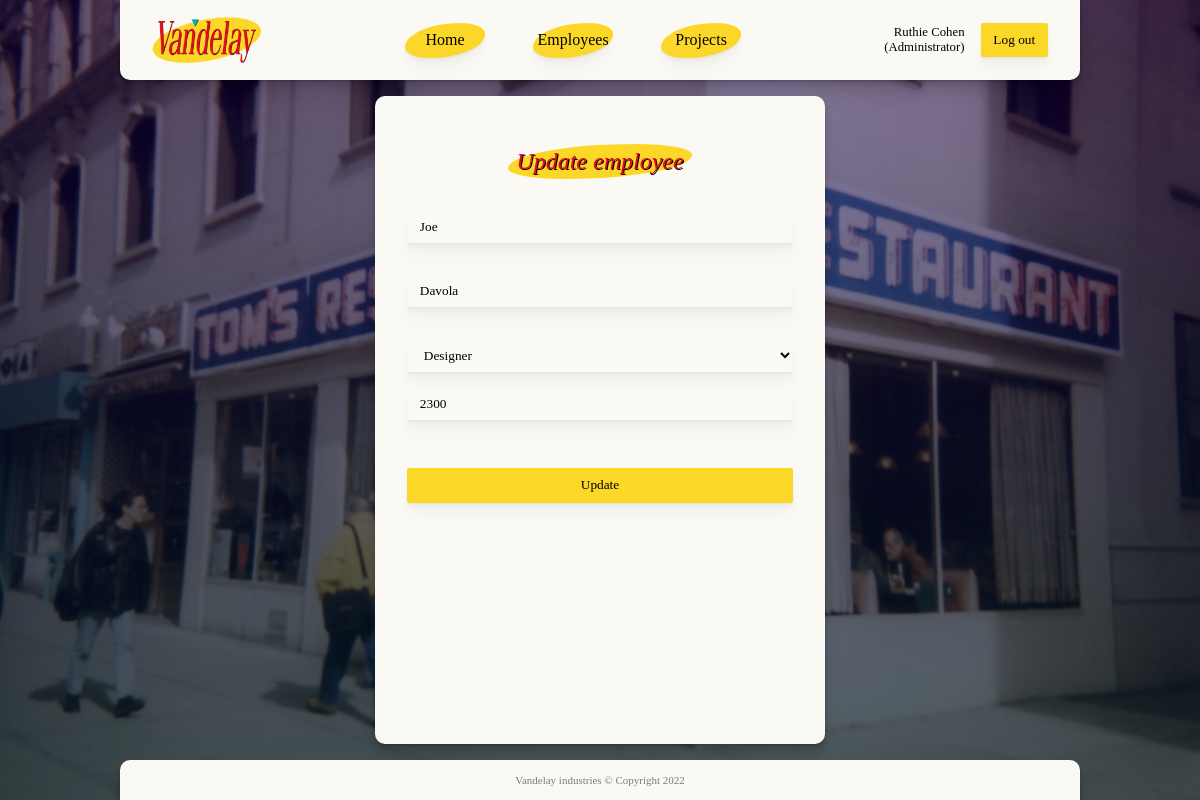
/update.php?9 (signed in), run on an earlier commit of the app's database.
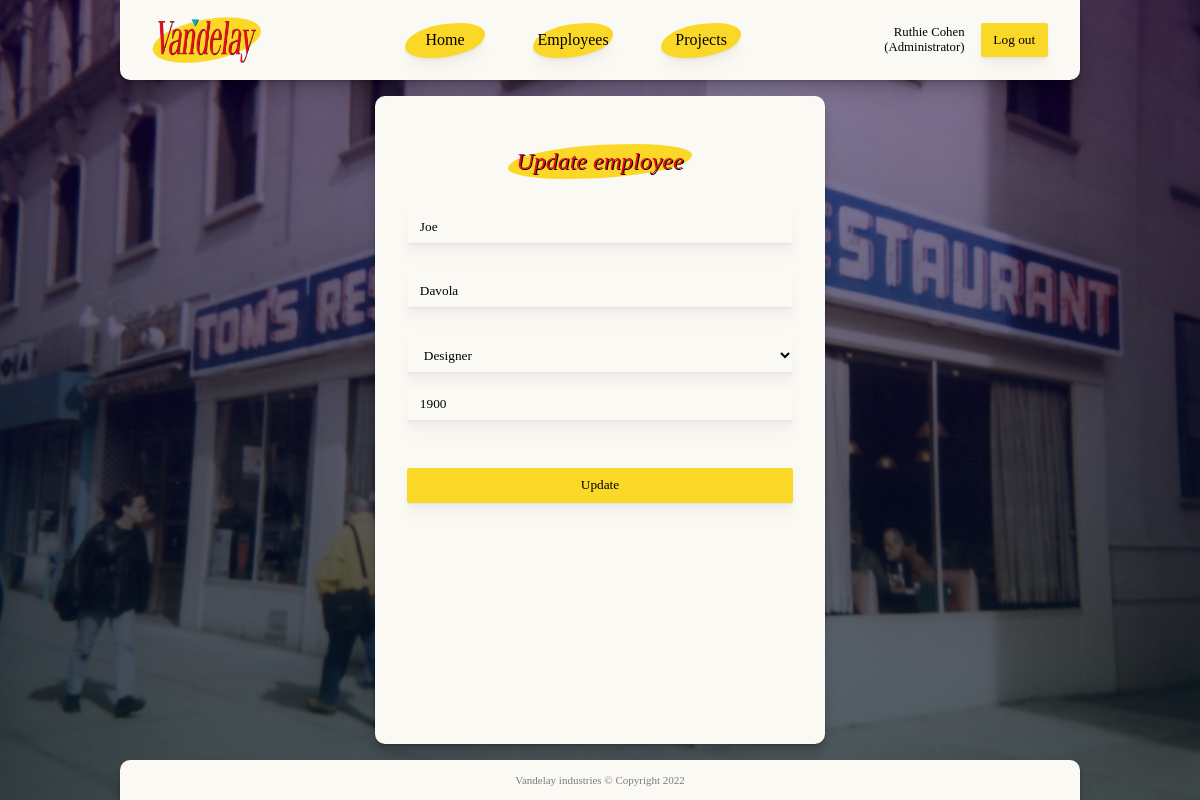
And on a later commit of the database.
### tables this page shows
CREATE TABLE IF NOT EXISTS `employees` (
  `employee_id` int(11) NOT NULL AUTO_INCREMENT,
  `firstname` tinytext NOT NULL,
  `lastname` tinytext NOT NULL,
  `position_id` int(11) DEFAULT NULL,
  `salary` int(11) NOT NULL,
  `email` tinytext NOT NULL,
  `password` text,
  PRIMARY KEY (`employee_id`),
  KEY `position` (`position_id`)
);

### classes/connection.php (called while the page is built, shortened)
<?php
class Connection {
    private string $host = "localhost";
    private $user = "root";
    private $pass = "";
    private $database = "vandelay";
    protected function connect() : PDO {
        try {
            $dsn = "mysql:host=" . $this->host . ";dbname=" . $this->database;
            $pdo = new PDO($dsn, $this->user, $this->pass);
            return $pdo;
        } catch (PDOException $e) {
            echo "Error!: " . $e->getMessage() . "<br>";
            die();
        }
    }
}

### classes/employee-table-model.php (called while the page is built, shortened)
<?php
class EmployeeTableModel extends Connection {
    protected function getEmployeeArray() : array {
        $stmt = $this->connect()->prepare("SELECT employee_id, firstname, lastname, position_name, salary FROM employees LEFT JOIN positions ON employees.position_id=positions.id ORDER BY salary DESC");
        $stmt->execute();
        $result = $stmt->fetchAll(PDO::FETCH_ASSOC);
        return $result;
    }
    public function getPositions() : array {
        $stmt = $this->connect()->prepare("SELECT DISTINCT id, position_name FROM positions");
        $stmt->execute();
        $result = $stmt->fetchAll();
        return $result;
    }
}

### classes/employee-table-controller.php (called while the page is built, shortened)
<?php
class EmployeeTableController extends EmployeeTableModel {
    public function __construct() {
        $this->employeeArray = $this->getEmployeeArray();
    }
}

### update.php (the view, shortened to what this page needs)
<?php
include "./includes/header.inc.php";
include "./classes/connection.php";
include "./classes/employee-table-model.php";
include "./classes/employee-table-controller.php";
$id = $_SERVER["QUERY_STRING"];
$employeeTable = new EmployeeTableController();
$positions = $employeeTable->getPositions();
$employee = array_filter($employeeTable->employeeArray, function($value) {
    return $value["employee_id"] == $_SERVER["QUERY_STRING"];
});
$employee = array_values($employee);
?>
<main>
    <div class="main-page shadow form-container">
    <h2 class="form-title">Update employee</h2>
    <form class="main-form" action="./includes/update.inc.php?<?php echo $id ?>" method="POST">
        <input type="text" name="firstname" placeholder="First name" value="<?php echo $employee[0]["firstname"] ?>">
        <input type="text" name="lastname" placeholder="Last name" value="<?php echo $employee[0]["lastname"] ?>">
        <select name="position">
            <?php
            foreach($positions as $position) {
                if($position["position_name"] == $employee[0]["position_name"]) {
                    echo "<option value='". $position["id"] ."' selected='selected'>". $position["position_name"] ."</option>";
                } else {
                    echo "<option value='". $position["id"] ."'>". $position["position_name"] ."</option>";
                }
            }
            ?>
        </select>
        <input type="number" name="salary" placeholder="Salary" value="<?php echo $employee[0]["salary"] ?>">
        <button type="submit" name="submit">Update</button>
    </form>
    </div>
</main>
<?php
include "./includes/footer.inc.php"
?>

What changed in the data, as far as the page shows it:
changed employees "Joe": salary "2300" → "1900"
